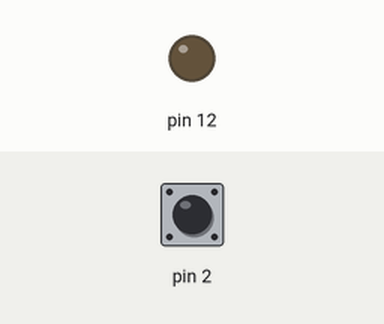
Simulated run of this sketch. Board: Arduino Uno, built with avr-gcc and run on an emulated ATmega328P. Parts: output pins drawn as LEDs (lit = HIGH). The test bench sets the inputs (shaded band); at power-on: pin 2 LOW.

Above: at 1.2 s.
1.3 s: pin 2 pulled HIGH for 0.15 s
At 2.5 s:
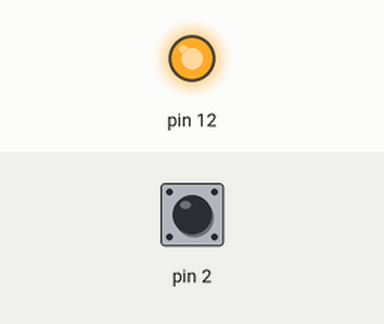
2.9 s: pin 2 pulled HIGH for 1 s
At 3.7 s:
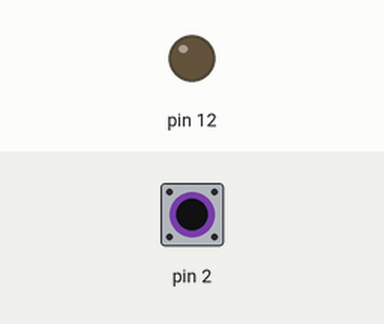
5.4 s: pin 2 pulled HIGH for 3.2 s
At 6.8 s:
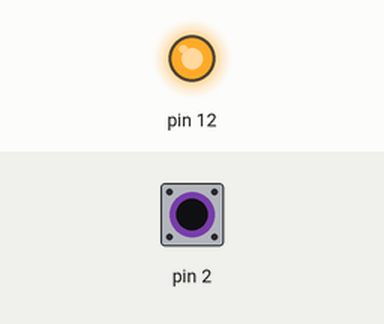
Timing chart, 0 to 8.4 s (numbered marks = the images above; inputs shaded):
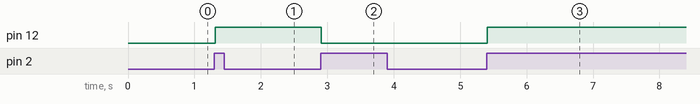

The sketch:

work2_2.ino
```cpp
int val9=LOW;
int lastButton=LOW;
void setup()
{
  pinMode(12, OUTPUT);
  pinMode(2,INPUT);
}

void loop()
{
  int currentButton=debounceButton(lastButton);
  if(lastButton==LOW&&currentButton==HIGH){
    val9=!val9;
  }
  digitalWrite(12,val9);
  lastButton=currentButton;
}
int debounceButton(int last){
  int current=digitalRead(2);
  if(last!=current){
    delay(10);
    current=digitalRead(2);
  }
  return current;
}
```

Measured:
- after the input at 1.3 s, pin 12: LOW → HIGH at once
- after the input at 2.9 s, pin 12: HIGH → LOW at once
- after the input at 5.4 s, pin 12: LOW → HIGH at once
